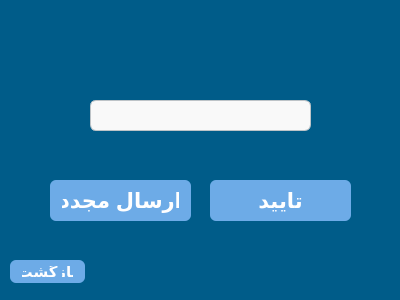
<?xml version="1.0" encoding="UTF-8"?>
<ui version="4.0">
 <class>Form</class>
 <widget class="QWidget" name="Form">
  <property name="geometry">
   <rect>
    <x>0</x>
    <y>0</y>
    <width>400</width>
    <height>300</height>
   </rect>
  </property>
  <property name="windowTitle">
   <string>Form</string>
  </property>
  <property name="styleSheet">
   <string notr="true">QWidget {
    background-color: rgb(0, 92, 137);
	color: white
}
</string>
  </property>
  <widget class="QLineEdit" name="otplineedit">
   <property name="geometry">
    <rect>
     <x>90</x>
     <y>100</y>
     <width>221</width>
     <height>31</height>
    </rect>
   </property>
   <property name="styleSheet">
    <string notr="true">QLineEdit {
    background-color: #f9f9f9;
    color: #2c3e50;
    border: 1px solid #bdc3c7;
    border-radius: 6px;
    padding: 6px;
    font-size: 14px;
}

QLineEdit:focus {
    border: 1px solid #3498db;
    background-color: #ecf6fc;
}

</string>
   </property>
  </widget>
  <widget class="QPushButton" name="confirmbutton">
   <property name="geometry">
    <rect>
     <x>210</x>
     <y>180</y>
     <width>141</width>
     <height>41</height>
    </rect>
   </property>
   <property name="font">
    <font>
     <family>.AppleSystemUIFont</family>
     <pointsize>16</pointsize>
     <weight>75</weight>
     <italic>false</italic>
     <bold>true</bold>
    </font>
   </property>
   <property name="styleSheet">
    <string notr="true">QPushButton {
	font: 16pt &quot;.AppleSystemUIFont&quot;;
    background-color:rgb(109, 171, 231);
    color: white;
    border-radius: 6px;
    padding: 6px 12px;
    font-weight: bold;
}
QPushButton:hover {
    background-color: rgb(109, 160, 200);
}

</string>
   </property>
   <property name="text">
    <string>تایید</string>
   </property>
  </widget>
  <widget class="QPushButton" name="resendbutton">
   <property name="geometry">
    <rect>
     <x>50</x>
     <y>180</y>
     <width>141</width>
     <height>41</height>
    </rect>
   </property>
   <property name="font">
    <font>
     <family>.AppleSystemUIFont</family>
     <pointsize>16</pointsize>
     <weight>75</weight>
     <italic>false</italic>
     <bold>true</bold>
    </font>
   </property>
   <property name="styleSheet">
    <string notr="true">QPushButton {
	font: 16pt &quot;.AppleSystemUIFont&quot;;
    background-color:rgb(109, 171, 231);
    color: white;
    border-radius: 6px;
    padding: 6px 12px;
    font-weight: bold;
}
QPushButton:hover {
    background-color: rgb(109, 160, 200);
}

</string>
   </property>
   <property name="text">
    <string>ارسال مجدد</string>
   </property>
  </widget>
  <widget class="QPushButton" name="backbutton">
   <property name="geometry">
    <rect>
     <x>10</x>
     <y>260</y>
     <width>75</width>
     <height>23</height>
    </rect>
   </property>
   <property name="font">
    <font>
     <family>.AppleSystemUIFont</family>
     <pointsize>11</pointsize>
     <weight>75</weight>
     <italic>false</italic>
     <bold>true</bold>
    </font>
   </property>
   <property name="styleSheet">
    <string notr="true">QPushButton {
	font: 11pt &quot;.AppleSystemUIFont&quot;;
    background-color:rgb(109, 171, 231);
    color: white;
    border-radius: 6px;
    padding: 6px 12px;
    font-weight: bold;
}
QPushButton:hover {
    background-color: rgb(109, 160, 200);
}

</string>
   </property>
   <property name="text">
    <string>بازگشت</string>
   </property>
  </widget>
  <widget class="QLabel" name="messageLabel">
   <property name="geometry">
    <rect>
     <x>30</x>
     <y>30</y>
     <width>331</width>
     <height>21</height>
    </rect>
   </property>
   <property name="styleSheet">
    <string notr="true">
QLabel {
    background-color: rgba(0, 0, 0, 0);
    border: none;
    color: white;
    font: 16pt &quot;.AppleSystemUIFont&quot;;
}

</string>
   </property>
   <property name="text">
    <string/>
   </property>
  </widget>
 </widget>
 <resources/>
 <connections/>
</ui>
